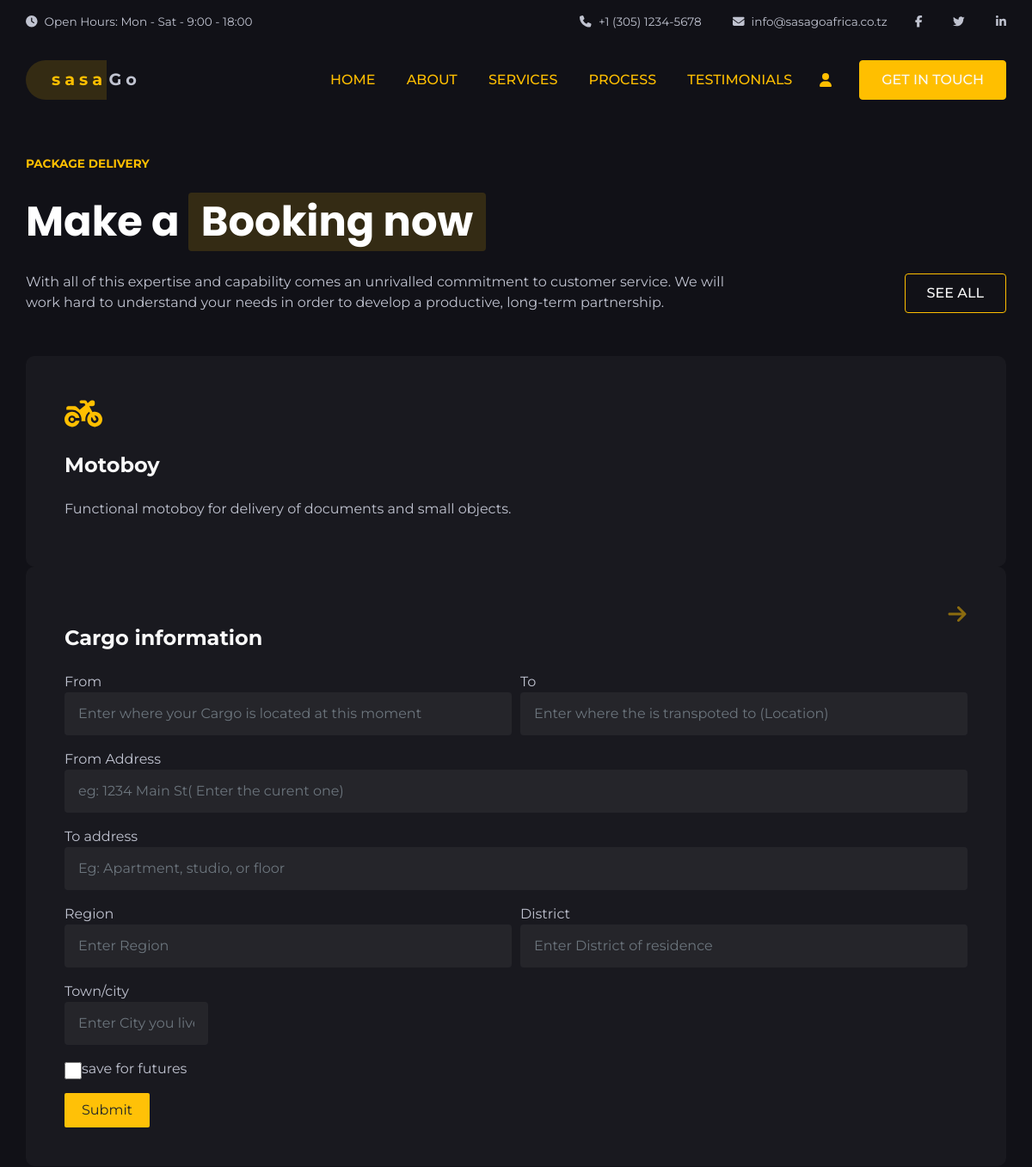
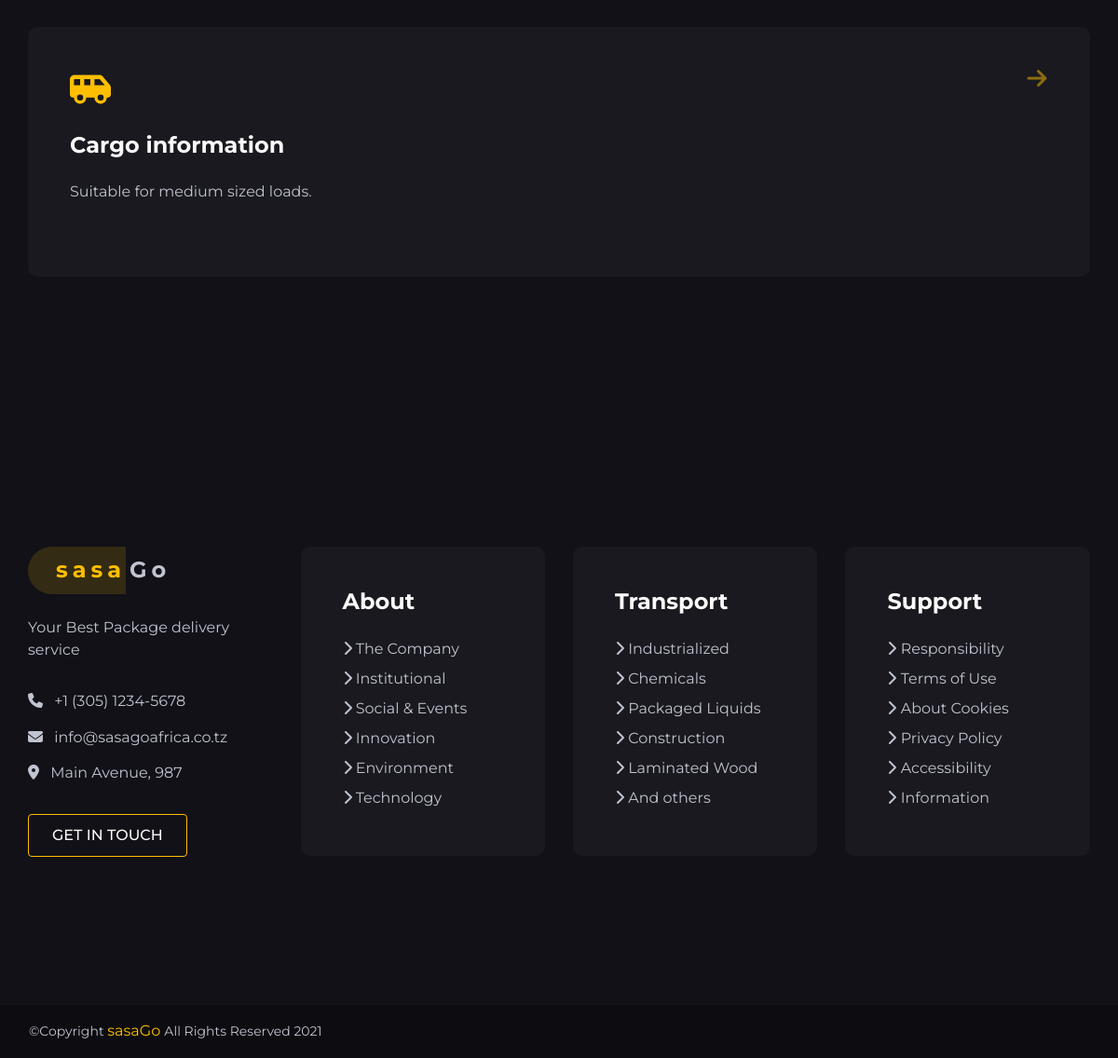
The page /vehicle_details/1/ on the database its author committed (2 pictures, top to bottom).
### home/models.py (models this page shows, shortened)
class Vehicle(models.Model):
    vehicle_type = models.CharField(choices=SERVICE_TYPE, max_length=20)
    icon_label = models.CharField(max_length=20, choices=ICON_LABEL_CHOICE, null=True)
    description = models.TextField()
    created_at = models.DateTimeField(default=timezone.now, null=True)
    class Meta:
        verbose_name = 'Vehicles'

### home/views.py (the view, shortened to what this page needs)
# urls.py: path('vehicle_details/<int:pk>/', VehicleDetails.as_view(),
class VehicleDetails(View):
    def get(self, request, pk, format=None):
        queryset = get_object_or_404(Vehicle, pk=pk)
        context = {
            'vehicle_detail': queryset
        }
        template_name = 'home/vehicle_details.html'
        return render(request, template_name=template_name, context=context)

### templates/home/vehicle_details.html (shortened to what this page needs)
  {% extends 'base.html'%}
  {% block contents %}
  <section id="features" class="section-2 odd features offers">
            <div class="container">
                <div class="row intro">
                    <div class="col-12 col-md-9 align-self-center text-center text-md-left">
                        <span class="pre-title m-auto ml-md-0">Package Delivery</span>
                        <h2>Make a <span class="featured"><span>Booking now</span></span></h2>
                        <p>With all of this expertise and capability comes an unrivalled commitment to customer service. We will work hard to understand your needs in order to develop a productive, long-term partnership.</p>
                    </div>
                    <div class="col-12 col-md-3 align-self-end">
                        <a href="#" class="btn mx-auto mr-md-0 ml-md-auto outline-button">SEE ALL</a>
                    </div>
                </div>
                <form action="{% url 'vehicle_details' vehicle_detail.id %}"  method="post">
                    <div class="row justify-content-center items">
                        <div class="col-12 col-md-12 col-lg-12 item">
                            <div class="card">
                                 <i class="icon fas fa-{{vehicle_detail.get_icon_label_display}}"></i>
                                <h4>{{vehicle_detail.get_vehicle_type_display}}</h4>
                                <p>{{vehicle_detail.description}}</p>
                            </div>
                            <div class="card">
                                <h4>Cargo information</h4>
                                  <div class="form-row">
                                    <div class="form-group col-md-6">
                                      <label for="inputEmail4">From</label>
                                      <input required type="text" class="form-control" name="cargo_from" id="inputEmail4" placeholder="Enter where your Cargo is located at this moment">
                                    </div>
                                    <div class="form-group col-md-6">
                                      <label for="inputPassword4">To</label>
                                      <input type="text" class="form-control" name="to" id="inputPassword4" placeholder="Enter where the is transpoted to (Location) ">
                                    </div>
                                  </div>
                                  <div class="form-group">
                                    <label for="inputAddress">From Address</label>
                                    <input type="text" class="form-control" name="fromAddress" id="inputAddress" placeholder="eg: 1234 Main St( Enter the curent one)">
                                  </div>
                                  <div class="form-group">
                                    <label for="inputAddress2">To address</label>
                                    <input required type="text" class="form-control" name="toAddress" id="inputAddress2" placeholder="Eg: Apartment, studio, or floor">
                                  </div>
                                  <div class="form-row">
                                    <div class="form-group col-md-6">
                                      <label for="inputRegion">Region</label>
                                      <input required type="text" class="form-control" name="region" id="inputRegion" placeholder="Enter Region">
                                    </div>
                                    <div class="form-group col-md-6">
                                      <label for="inputDistrict">District</label>
                                      <input required type="text" class="form-control" name="district" id="inputDistrict" placeholder="Enter District of residence">
                                    </div>
                                    <div class="form-group col-md-2">
                                      <label for="inputZip">Town/city</label>
                                      <input required type="text" class="form-control" name="town" id="inputZip"placeholder="Enter City you live">
                                    </div>
                                  </div>
                                  <div class="form-group">
                                    <div class="form-check">
                                      <input required class="form-check-input" type="checkbox" id="gridCheck">
                                      <label class="form-check-label" for="gridCheck">
                                        save for futures
                                      </label>
                                    </div>
                                  </div>
                                  <button type="submit" class="btn btn-warning">Submit</button>
                                <a href="#"><i class="btn-icon pulse fas fas fa-arrow-right"></i></a>
                            </div>
                        </div>
                        <div class="col-12 col-md-6 col-lg-12 item">
                            <div class="card">
                                <i class="icon fas fa-shuttle-van"></i>
                                <h4>Cargo information</h4>
                                <p>Suitable for medium sized loads. <br> </p>
                                <a href="#"><i class="btn-icon pulse fas fas fa-arrow-right"></i></a>
                            </div>
                        </div>
                    </div>
                </form>
            </div>
        </section>
  {% endblock contents %}

### static/css/all.css (style rules this page uses)
.fa-arrow-right:before { content: "\f061"; }
.fa-motorcycle:before { content: "\f21c"; }

### static/css/default.css (style rules this page uses)
:root { --h1-font: 'Poppins', sans-serif; --h1-size: 4.5rem; --h1-weight: 900; --h2-font: 'Poppins', sans-serif; --h2-size: 3rem; --h2-weight: 700; --p-font: 'Montserrat', sans-serif; --p-size: 1rem; --p-weight: 400; --header-bg-color:#111117; --nav-top-bg-color: #111117; --nav-sub-bg-color: #21333e; --nav-holder-bg-color: #21333e; --nav-brand-height: 35px; --nav-item-color:#FFBF00; --hero-bg-color: #111117; --footer-brand-height: 80px; --primary-color: #FFBF00; --secondary-color: #FFBF00; --white-color: #ffffff; --black-color: #000007; --dark-grey-color: #111117; --primary-t-color: #21333e; --secondary-t-color: #f9f9f9; --primary-p-color: #606d75; --secondary-p-color: #c0c3d0; --primary-b-color: #f9f9f9; --primary-l-color: rgba(0, 0, 0, .25); --secondary-l-color: rgba(255, 255, 255, 0.35); --valid-color: #f0cc01; --invalid-color: #e34f4f; --primary-bg-color: #f9f9f9; --primary-bg-color-2: #f1f1f1; --primary-bg-color-3: rgba(5, 130, 131, 0.15); --secondary-bg-color: #111117; --secondary-bg-color-2: #080d10; --secondary-bg-color-3: #191919; --card-bg-color: #ffffff; --footer-bg-color: #111117; }
.outline-button, .outline-button:visited, .outline-button:active { position: relative; z-index: 2; padding: 10px 25px; background-color: transparent; border-radius: 4px; border: 1px solid; border-color: var(--primary-color); color: var(--primary-color); font-weight: 500; -webkit-transition: all .4s ease-out 0s; -o-transition: all .4s ease-out 0s; -moz-transition: all .4s ease-out 0s; transition: all .4s ease-out 0s; }
.odd .outline-button, .odd .outline-button:visited, .odd .outline-button:active { position: relative; z-index: 2; padding: 10px 25px; background-color: transparent; border-radius: 4px; border: 1px solid; border-color: var(--primary-color); color: var(--primary-b-color); font-weight: 500; -webkit-transition: all .4s ease-out 0s; -o-transition: all .4s ease-out 0s; -moz-transition: all .4s ease-out 0s; transition: all .4s ease-out 0s; }

### static/css/style.css (style rules this page uses)
body { margin:0 }

### rows shown on the page
Vehicle: vehicle_type "Motoboy", description "Functional motoboy for delivery of documents and small objects."
